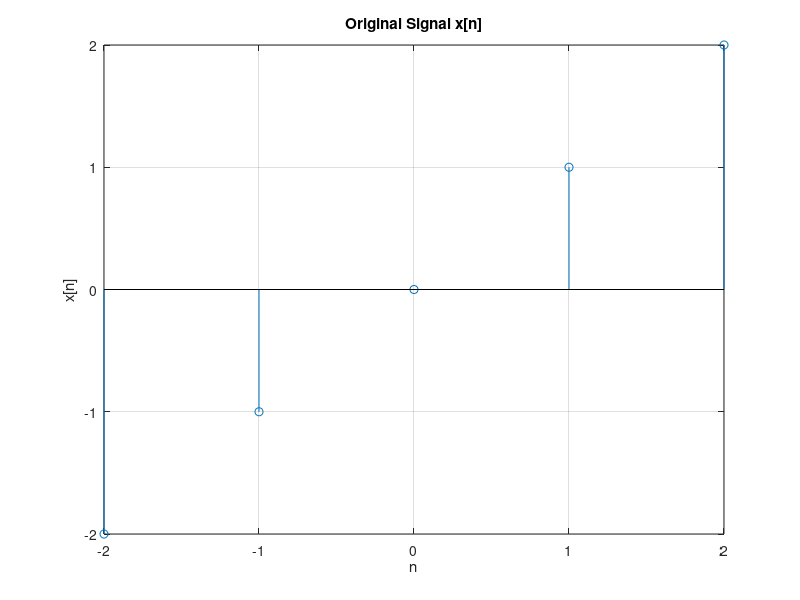
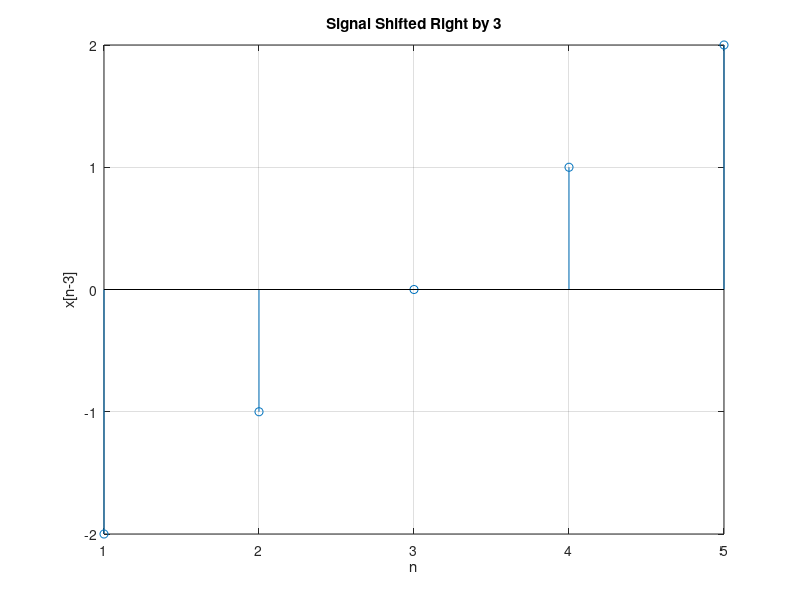
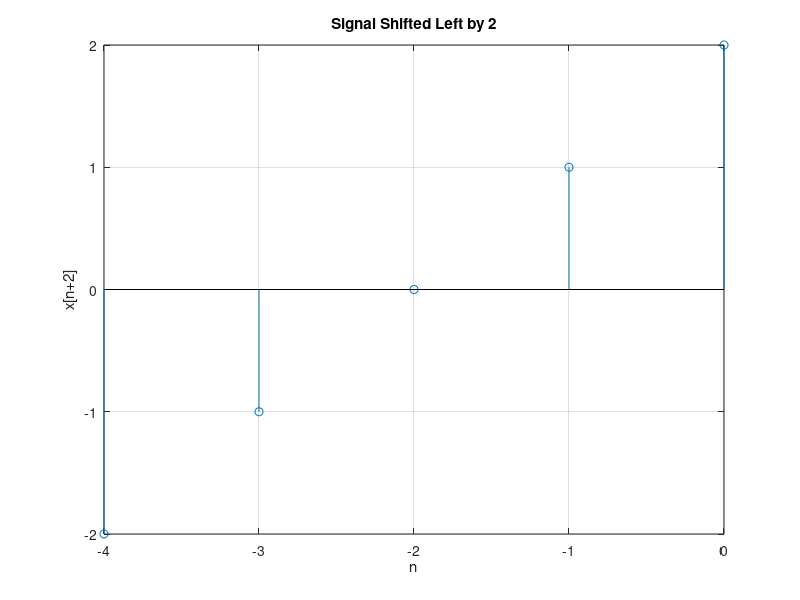
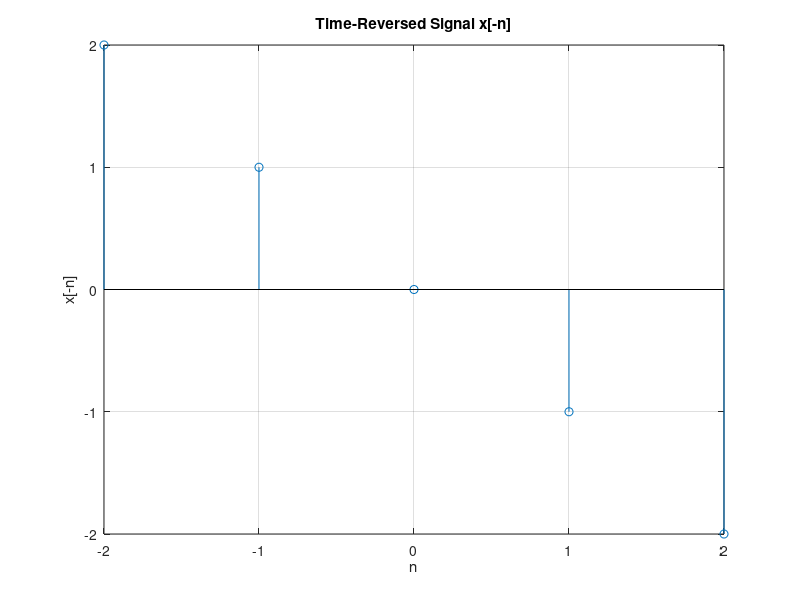

These charts were generated, in order, by the following MATLAB code:
clear
clc
close all

n=-2:2;
n_right = n+3;
n_left = n-2;
x=n;
n_flip = -fliplr(n);
x_flip = fliplr(x);
n_flip_shift = n_flip + 2;
nf=-3:8;
u1 = double(nf >= 0);
u2 = double(nf >= 5);
f = u1 - u2;
a = [1 1 1];
b = [1 2 1];
na = 0:2;
nb = 0:2;
c = conv(a, b);
nc = (na(1) + nb(1)):(na(end) + nb(end));

figure
stem(n,x)
grid on
xlabel('n')
ylabel('x[n]')
title('Original Signal x[n]')

figure
stem(n_right, x)
grid on
xlabel('n')
ylabel('x[n-3]')
title('Signal Shifted Right by 3')

figure
stem(n_left, x)
grid on
xlabel('n')
ylabel('x[n+2]')
title('Signal Shifted Left by 2')

figure
stem(n_flip, x_flip)
grid on
xlabel('n')
ylabel('x[-n]')
title('Time-Reversed Signal x[-n]')

figure
stem(n_flip_shift, x_flip)
grid on
xlabel('n')
ylabel('x[-n+2]')
title('Flipped and Shifted Right by 2')

figure
stem(nf, f)
grid on
xlabel('n')
ylabel('f[n]')
title('f[n] = u[n] - u[n-5]')

figure
stem(nc, c)
grid on
xlabel('n')
ylabel('c[n]')
title('Convolution c[n] = a[n] * b[n]')
